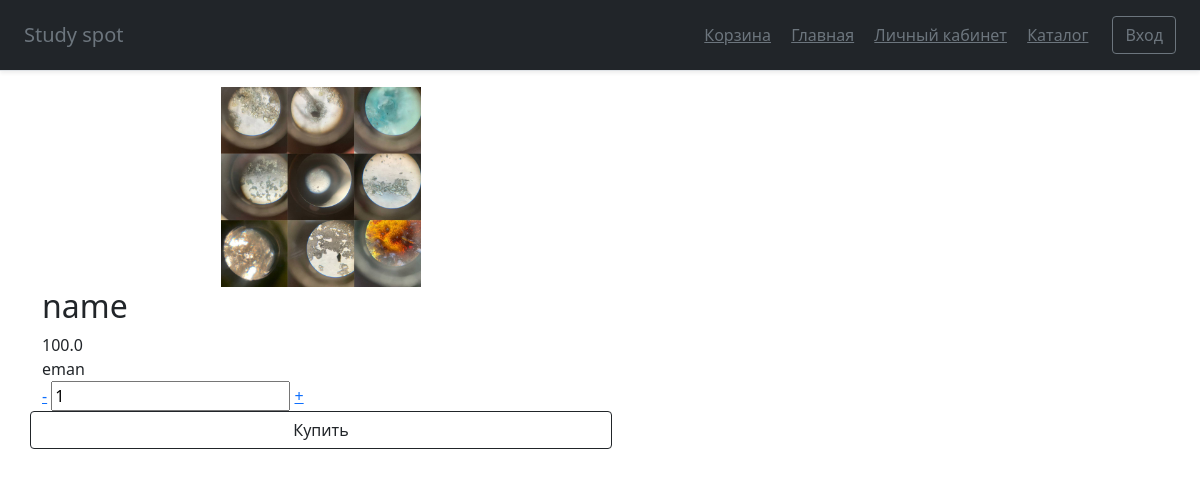
/item/1, run on an earlier commit of the app's database.
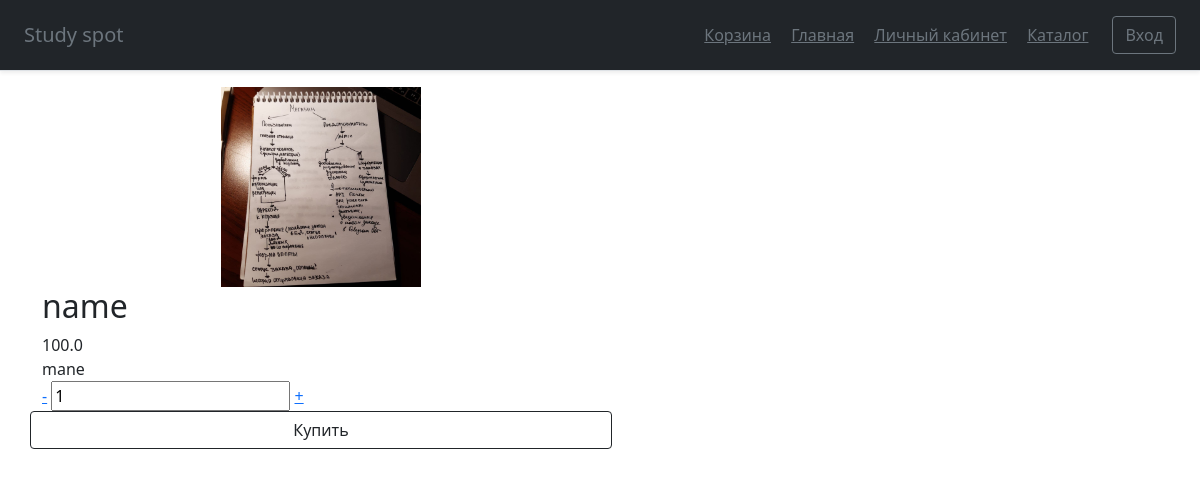
And on a later commit of the database.
### main.py (models this page shows)
class Items(db.Model):
    id = db.Column(db.Integer, primary_key=True, autoincrement=True)
    name = db.Column(db.String(100), nullable=True)
    description = db.Column(db.Text, nullable=True)
    photo_url = db.Column(db.Text, nullable=True)
    count = db.Column(db.Integer, nullable=True)
    price = db.Column(db.Float, nullable=True)

### main.py (the view, shortened to what this page needs)
    @app.route('/item/<id>', methods=['POST', 'GET'])
    def item(id):
        if request.method == 'GET':
            item = Items.query.filter(Items.id == id).all()[0]
            return render_template('item.html', item=item)

### templates/item.html
{% extends "base.html" %}
{% block content %}
<div class="content">
	<div class="container product padding-top">
		<div class="col-sm-6 product-gallery magnific-wrap">
			<div class="img-medium text-center">
				<div class="medium-slider">
						<img src="/{{ item.photo_url }}" width='200px' height="200px">
				</div>
			</div>
		</div>
		<div class="col-sm-6">
			<div class="row">
				<h2 data-product="116">{{ item.name }}</h2>
				<div class="cost">
					<div style="display: inline;" id="product_price">
						<span>{{ item.price }}</span>
					</div>
				</div>
			</div>
			<div class="rating-wrap">
				{{ item.description }}
				<form method="post">
					<div class="row product-count">
						<div class="counting inline-block">
							<a href="" class="a-less disabled">-</a>
							<input type="text" value="1" id="product_amount" data-max="50">
							<a href="" class="a-more">+</a>
						</div>
						<button class="w-100 btn btn-outline-dark" type="submit">Купить</button>
					</div>
				</form>
		</div>
	</div>
{% endblock %}

What changed in the data, as far as the page shows it:
changed Items "name": photo_url: a different picture; description "eman" → "mane"
